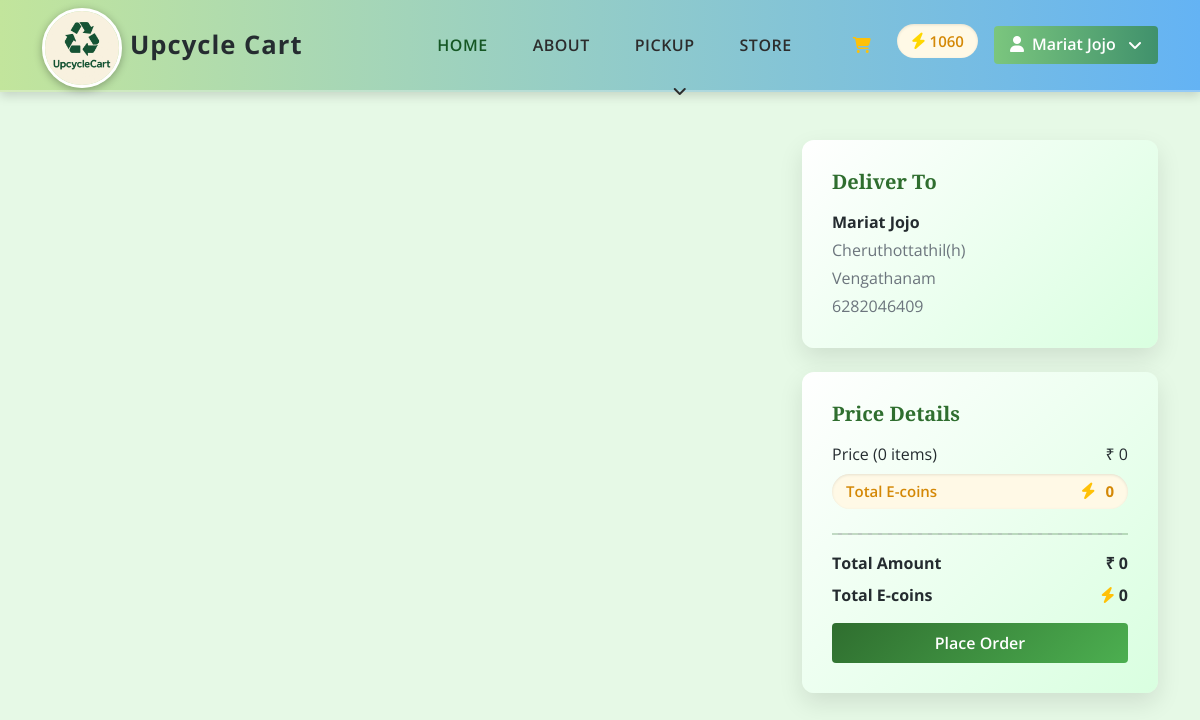
The app's page /customer/cart.php (signed in) with its own data.
### tables this page shows
CREATE TABLE IF NOT EXISTS `tbl_wallet` (
  `wallet_id` int(11) NOT NULL AUTO_INCREMENT,
  `customer_id` int(11) NOT NULL,
  `coin` int(11) NOT NULL,
  PRIMARY KEY (`wallet_id`)
);

CREATE TABLE IF NOT EXISTS `tbl_customer` (
  `customer_id` int(11) NOT NULL AUTO_INCREMENT,
  `name` varchar(25) NOT NULL,
  `email` varchar(30) NOT NULL,
  `phone_no` bigint(20) NOT NULL,
  `address` varchar(300) NOT NULL,
  `ward_id` int(11) NOT NULL,
  `wallet_id` int(11) DEFAULT NULL,
  `username` varchar(25) NOT NULL,
  `password` varchar(25) NOT NULL,
  PRIMARY KEY (`customer_id`)
);

CREATE TABLE IF NOT EXISTS `tbl_ward` (
  `ward_id` int(11) NOT NULL AUTO_INCREMENT,
  `ward_name` varchar(30) NOT NULL,
  PRIMARY KEY (`ward_id`)
);

### dboperation.php (called while the page is built, shortened)
<?php
class dboperation
{
    public $con,$res;
    function __construct()
    {
        $this->con=mysqli_connect("localhost","root","","db_upcyclecart");
    }
    public function executequery($sql)
    {
        $this->res=mysqli_query($this->con,$sql);
        return $this->res;
    }
}
?>

### customer/cart.php (the view, shortened to what this page needs)
<?php
include('header.php');
$cus_id = $_SESSION['customer_id'];
$total_quantity = 0;
$total_price = 0;
$total_coin = 0;
$sql2 = "SELECT * FROM  tbl_customer c
         INNER JOIN tbl_ward w on c.ward_id=w.ward_id
         WHERE customer_id='$cus_id'";
$result2 = $obj->executequery($sql2);
$display2 = mysqli_fetch_array($result2);
?>
<!DOCTYPE html>
<html lang="en">
<head>
    <link href="css/bootstrap.min.css" rel="stylesheet">
    <link href="css/style.css" rel="stylesheet">
    <link href="https://cdnjs.cloudflare.com/ajax/libs/font-awesome/5.10.0/css/all.min.css" rel="stylesheet">
    <link href="https://cdn.jsdelivr.net/npm/bootstrap-icons@1.10.5/font/bootstrap-icons.css" rel="stylesheet">
</head>
<body>
<form action="order.php" method="POST">
    <div class="container my-5">
        <div class="row">
            <div class="col-lg-8">
            </div>
            <div class="col-lg-4">
                <div class="summary-card mb-4">
                    <h5 class="fw-bold mb-3">Deliver To</h5>
                    <p class="mb-1 fw-bold"><?php echo $display2["name"] ?></p>
                    <p class="mb-1 text-muted"><?php echo $display2["address"] ?></p>
                    <p class="mb-1 text-muted"><?php echo $display2["ward_name"] ?></p>
                    <p class="mb-0 text-muted"><?php echo $display2["phone_no"] ?></p>
                </div>
                <div class="summary-card position-sticky" style="top: 100px;">
                    <h5 class="fw-bold mb-3">Price Details</h5>
                    <div class="d-flex justify-content-between mb-2">
                        <span>Price (<?php echo $total_quantity ?> items)</span>
                        <span>₹ <?php echo $total_price ?></span>
                    </div>
                    <div class="coin-balance mb-2">
                        <span>Total E-coins</span>
                        <div>
                           <i class="fas fa-bolt text-warning"></i>
                           <span class="fw-bold"><?php echo $total_coin ?></span>
                        </div>
                    </div>
                    <hr>
                    <div class="fw-bold mb-3">
                        <div class="d-flex justify-content-between">
                            <span>Total Amount</span>
                            <span>₹ <?php echo $total_price ?></span>
                        </div>
                        <div class="d-flex justify-content-between mt-2">
                            <span>Total E-coins</span>
                            <span>
                                <i class="fas fa-bolt text-warning"></i>
                                <?php echo $total_coin ?>
                            </span>
                        </div>
                    </div>
                    <button class="btn btn-success w-100 py-2" name="order">Place Order</button>
                </div>
            </div>
        </div>
    </div>
</form>
</body>
</html>

### customer/header.php (shortened to what this page needs)
<!DOCTYPE html>
<html lang="en">
<?php
include_once("../dboperation.php");
$obj = new dboperation();
$cus_id = $_SESSION["customer_id"];
$sql = "select name from tbl_customer where customer_id='$cus_id'";
$result = $obj->executequery($sql);
$name = '';
if ($result !== false) {
    while($n=mysqli_fetch_array($result))
    {
        $name=$n['name'];
    }
}
$sql1 = "select * from tbl_wallet where customer_id='$cus_id'";
$result1 = $obj->executequery($sql1);
?>
<head>
    <link href="https://cdnjs.cloudflare.com/ajax/libs/font-awesome/5.10.0/css/all.min.css" rel="stylesheet">
    <link href="https://cdn.jsdelivr.net/npm/bootstrap-icons@1.4.1/font/bootstrap-icons.css" rel="stylesheet">
    <link rel="stylesheet" href="https://cdnjs.cloudflare.com/ajax/libs/font-awesome/6.5.1/css/all.min.css">
    <link href="index/lib/animate/animate.min.css" rel="stylesheet">
    <link href="index/lib/owlcarousel/assets/owl.carousel.min.css" rel="stylesheet">
    <link href="index/css/bootstrap.min.css" rel="stylesheet">
    <link href="index/css/style.css" rel="stylesheet">
</head>
<body>
    <div class="container-fluid sticky-top">
        <div class="container">
            <nav class="navbar navbar-expand-lg py-2 navbar-light">
                <a href="index.php" class="navbar-brand d-flex align-items-center">
                    <img class="img-fluid" src="index/img/logo.jpg" alt="Logo" style="border-radius:50px; width:80px; height:80px;margin-top: -40px;">
                    <span class="ms-2 fw-bold text-dark" style="font-size:1.6rem; letter-spacing:1px;margin-top: -45px;">Upcycle Cart</span>
                </a>
                <div class="collapse navbar-collapse justify-content-end" id="navbarCollapse">
                    <div class="d-flex align-items-center navbar-nav-group">
                        <ul class="navbar-nav mb-2 mb-lg-0 flex-row">
                            <li class="nav-item"><a href="index.php" class="nav-link fw-semibold active">HOME</a></li>
                            <li class="nav-item"><a href="#about" class="nav-link fw-semibold">ABOUT</a></li>
                            <li class="nav-item dropdown">
                                <a class="nav-link dropdown-toggle fw-semibold" href="#" id="donationDropdown" role="button" data-bs-toggle="dropdown" aria-expanded="false">
                                    PICKUP
                                </a>
                            </li>
                            <li class="nav-item"><a href="store.php" class="nav-link fw-semibold">STORE</a></li>
                        </ul>
                        <a href="cart.php" class="nav-link fw-semibold navbar-icons"><i class="fa fa-shopping-cart text-warning"></i></a>
                        <?php
                        if ($result1 !== false && mysqli_num_rows($result1) > 0) {
                            $display = mysqli_fetch_array($result1);
                        ?>
                            <div class="coin-balance me-3">
                                <i class="fa-solid fa-bolt me-1"></i><?php echo $display['coin']; ?>
                            </div>
                        <?php } ?>
                        <div class="dropdown">
                            <button class="btn btn-light text-success fw-semibold dropdown-toggle px-3" type="button" id="profileDropdown" data-bs-toggle="dropdown" aria-expanded="false">
                                <i class="fas fa-user me-2"></i><?php echo $name ?>
                            </button>
                        </div>
                    </div>
                </div>
            </nav>
        </div>
    </div>
    </body>
</html>

### customer/index/css/style.css (style rules this page uses)
:root { --primary: #88B44E; --secondary: #FB9F38; --light: #F5F8F2; --dark: #252C30; }
.fw-bold { font-weight: 700; }
.btn { transition: .5s; font-weight: 500; }
.sticky-top { transition: .5s; }
.navbar .navbar-brand { position: absolute; padding: 0; width: 170px; height: 135px; top: 0; left: 0; }
.navbar .navbar-nav .nav-link { margin-right: 35px; padding: 25px 0; color: var(--dark); font-weight: 600; text-transform: uppercase; outline: none; }
.navbar .navbar-nav .nav-link:hover, .navbar .navbar-nav .nav-link.active { color: var(--primary); }
.navbar .dropdown-toggle::after { border: none; content: "\f107"; font-family: "Font Awesome 5 Free"; font-weight: 900; vertical-align: middle; margin-left: 8px; }
.sticky-top { top: 0; z-index: 1030; }

### customer/css/style.css (style rules this page uses)
:root { --primary: #88B44E; --secondary: #FB9F38; --light: #F5F8F2; --dark: #252C30; }
.fw-bold { font-weight: 700; }
.btn { transition: .5s; font-weight: 500; }
.sticky-top { top: -150px; transition: .5s; }
.navbar .navbar-brand { position: absolute; padding: 0; width: 170px; height: 135px; top: 0; left: 0; }
.navbar .navbar-nav .nav-link { margin-right: 35px; padding: 25px 0; color: var(--dark); font-weight: 600; text-transform: uppercase; outline: none; }
.navbar .navbar-nav .nav-link:hover, .navbar .navbar-nav .nav-link.active { color: var(--primary); }
.navbar .dropdown-toggle::after { border: none; content: "\f107"; font-family: "Font Awesome 5 Free"; font-weight: 900; vertical-align: middle; margin-left: 8px; }

### customer/header.php (style rules this page uses)
.sticky-top { background: linear-gradient(90deg, #c2e59c, #64b3f4) !important; box-shadow: 0 4px 10px rgba(0, 0, 0, 0.15); border-bottom: 2px solid rgba(255, 255, 255, 0.3); }
.navbar { transition: all 0.3s ease-in-out; background-color: transparent !important; }
.navbar-nav-group .nav-link { font-weight: 600; letter-spacing: 0.5px; color: #2c2c2c !important; margin: 0 10px; position: relative; transition: all 0.3s ease; }
.navbar-nav-group .nav-link::after { content: ""; position: absolute; width: 0%; height: 2px; left: 50%; bottom: 0; background-color: #155724; transition: all 0.3s ease; transform: translateX(-50%); }
.btn-light.text-success.fw-semibold { background: linear-gradient(90deg, #7bc67e, #40916c) !important; border: none; font-weight: 600; transition: all 0.3s ease; color: #fff !important; }
.coin-balance { display: flex; align-items: center; background: rgba(255, 255, 255, 0.3); border-radius: 30px; padding: 6px 14px; font-weight: 600; font-size: 15px; color: #155724; box-shadow: inset 0 1px 3px rgba(0,0,0,0.1); transition: all 0.3s ease; margin-top: 0 !important; }
.coin-balance i { color: gold; font-size: 1.1em; margin-right: 6px; margin-top: 0 !important; }
.navbar-nav-group .nav-link.active { color: #155724 !important; font-weight: 700; }
.navbar-light .navbar-brand img { border: 3px solid #fff; box-shadow: 0 2px 8px rgba(0, 0, 0, 0.3); }

### customer/cart.php (style rules this page uses)
body { background-color: #e6f9e6; font-family: 'Open Sans', sans-serif; padding-top: 0px; }
.img-fluid { border-radius: 10px; transition: transform 0.3s ease, box-shadow 0.3s ease; }
.coin-balance { display: inline-flex; align-items: center; background: #fff9e6; border-radius: 30px; padding: 6px 14px; font-weight: 600; font-size: 15px; color: #d48806; box-shadow: inset 0 1px 3px rgba(0,0,0,0.1); margin-bottom: 8px; }
.coin-balance i { color: gold; margin-right: 6px; }
.btn-success { background: linear-gradient(135deg,#2f6e2f,#4caf50); border: none; font-weight: 600; transition: all 0.3s ease; }
.summary-card { background: linear-gradient(135deg, #ffffff, #d9ffe0); padding: 30px; border-radius: 12px; box-shadow: 0 10px 25px rgba(0,0,0,0.1); }
.summary-card h5 { color: #2f6e2f; }
.summary-card hr { border-top: 2px dashed #2f6e2f; }
.summary-card .coin-balance { justify-content: space-between; width: 100%; }

### records on screen
tbl_wallet: coin "1060"
tbl_customer: name "Mariat Jojo", address "Cheruthottathil(h)", ward.ward_name "Vengathanam", phone_no "6282046409"

### other values on screen
$total_quantity "0"
$total_price "0"
$total_coin "0"
